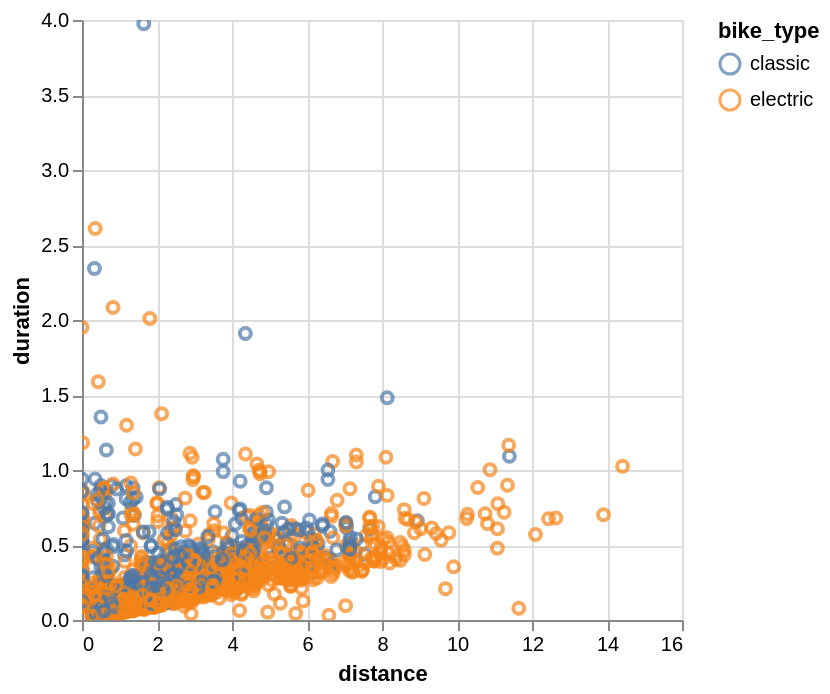

Notebook cell for this chart:
### Code cell
trips_speed.plot.scatter(
    x="distance",
    y="duration",
    color="bike_type:N",  
)

### Figure 1 — Vega-Lite specification as saved in the notebook (floating-point values rounded to 4 significant figures; data arrays with more than 128 entries replaced by an {"elided": "..."} marker saying what was removed)
{"config": {"view": {"continuousWidth": 300, "continuousHeight": 300}}, "data": {"name": "data-4900d3f40b73a309f243507621bc0a62"}, "mark": {"type": "point", "tooltip": true}, "encoding": {"color": {"field": "bike_type", "type": "nominal"}, "x": {"field": "distance", "type": "quantitative"}, "y": {"field": "duration", "type": "quantitative"}}, "params": [{"name": "param_2", "select": {"type": "interval", "encodings": ["x", "y"]}, "bind": "scales"}], "$schema": "https://vega.github.io/schema/vega-lite/v5.20.1.json", "datasets": {"data-4900d3f40b73a309f243507621bc0a62": {"elided": "4963 records"}}}
